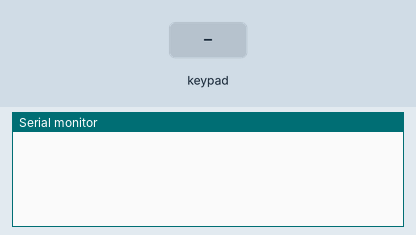
Recording of a sketch running on a simulated SparkFun Pro Micro, built with avr-gcc and run on an emulated ATmega32U4. On the bench: the last lines printed to the serial monitor. Wiring (inferred from the names in the program): 2×2 keypad with keys 1 2 3 4 (labels assumed): rows pin 3, pin 4; columns pin 5, pin 6. Inputs (shaded band) come from the test bench. USB keyboard and mouse output is not drawn.

Above: at 1.2 s.
1.3 s: key '1' pressed
At 2.1 s:
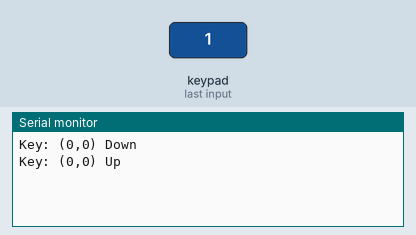
2.9 s: keypad keys 1 2 3 4 pressed 0.4 s apart
At 3.03 s:
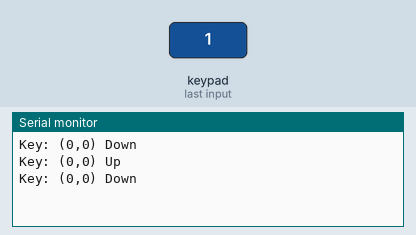

Measured:
- after the input at 1.3 s, the serial monitor: prints a new line at once (image 1)

The sketch:

main.ino
```cpp
#include "Keyboard.h"

const int numRows = 2;
const int numCols = 2;

const int rowPins[numRows] = {3, 4};
const int colPins[numCols] = {5, 6};
const byte codes[numRows][numCols] = {
  {0x61, 0x62},
  {0x63, 0x64}
};

bool currState[numRows][numCols];
bool lastState[numRows][numCols];

int i, j;

void setup() {
  for (i = 0; i < numRows; i++) {
    pinMode(rowPins[i], OUTPUT);
  }

  for (i = 0; i < numCols; i++) {
    pinMode(colPins[i], INPUT_PULLUP);
  }

  for (i = 0; i < numRows; i++) {
    for (j = 0; j < numCols; j++) {
      currState[i][j] = HIGH;
      lastState[i][j] = HIGH;
    }
    digitalWrite(rowPins[i], HIGH);
  }

  Serial.begin(9600);
  Keyboard.begin();
}

void loop() {
  for (i = 0; i < numRows; i++) {
    digitalWrite(rowPins[i], LOW);

    for (j = 0; j < numCols; j++) {
      currState[i][j] = digitalRead(colPins[j]);

      if (currState[i][j] != lastState[i][j]) {
        Serial.print("Key: (");
        Serial.print(i);
        Serial.print(",");
        Serial.print(j);
        Serial.print(")");

        if (currState[i][j] == LOW) {
          Serial.println(" Down");
          Keyboard.press(codes[i][j]);
        } else {
          Serial.println(" Up");
          Keyboard.release(codes[i][j]);
        }
      }

      lastState[i][j] = currState[i][j];
    }

    digitalWrite(rowPins[i], HIGH);
  }
}
```
